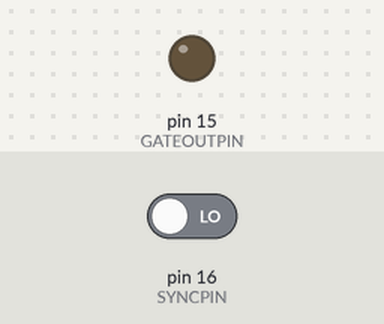
A sketch run on a simulated Arduino Mega 2560, built with avr-gcc and run on an emulated ATmega2560. Shown: output pins drawn as LEDs (lit = HIGH). Inputs (shaded band) come from the test bench; at power-on: pin 16 (SYNCPIN) LOW.

Above: at 1.2 s.
1.3 s: pin 16 (SYNCPIN) driven HIGH
At 1.8 s:
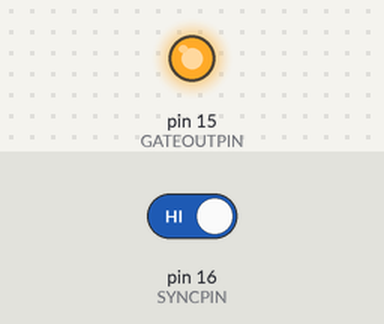
Timing chart, 0 to 4.3 s (numbered marks = the images above; inputs shaded):
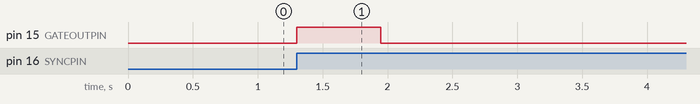

Measured:
- after the input at 1.3 s, pin 15 (GATEOUTPIN): LOW → HIGH at once, → LOW 0.65 s later

The sketch:

promicro8.ino
```cpp
#include <Wire.h>
#include <Adafruit_MCP4725.h>
const int i2cAddress = 0x60;
Adafruit_MCP4725 dac;

int pots[8] = {A0, A1, A2, A3, A6, A7, A8, A9};
float noteVolt = 0.08333;
// Change these notes to the ones you'd like to quantize to. Include the full list of 0-11 if you
// don't want to quantize against a specific scale, but just notes
float _scale[] = {0, 2, 4, 5, 7, 9, 11};

// adjust for voltages that go over 5. This recales the incoming voltages from the pots to the analog pins.
float rescale = 0.9;

// This is the pin that either the external or internal sync (via the 555 circuit) comes from
int SYNCPIN = 16;
// this is the pin that the gate signal is sent to (via the op-amp circuit)
int GATEOUTPIN = 15;
// incoming voltage that tells the arduino how long to send the gate signal on each beat
int GATELENGTHPIN = 10;
bool gateup = false;

// don't worry about these
int scaleLength = 7;
int totalLength = 35;
float scale[35];

long lastNoteMillis = 0;

void setup() {
  for(int i=0; i<8; i++) {
    pinMode(i, INPUT);
  }
  dac.begin(i2cAddress);
  pinMode(SYNCPIN, INPUT);

  pinMode(GATEOUTPIN, OUTPUT);

  int remain;
  int leave;
  for(int x=0; x<totalLength; x++) {
    remain = x % scaleLength;
    leave = floor(x / scaleLength);
    if (x < scaleLength) {
      scale[x] = _scale[x];
    } else {
      scale[x] = _scale[remain] + leave * 12;
    }
  }
}

int currentNote = 0;
int notes[8] = {0, 0, 0, 0, 0, 0, 0, 0};
float newNote;
int note;
long curMillis;

float noteVoltage;
float newVoltage;
int noteNote;
int quantNote;
int aheadNote = -1;
int outNote = -1;

int lastSyncPin = 0;
int syncRead;

long fullLength;
float gateLength = 1;
long nextStopGate = 1;

void loop() {
  // adjust sync
  syncRead = digitalRead(SYNCPIN);
  curMillis = millis();

  if (syncRead == HIGH && lastSyncPin == LOW) {
    // rising signal, it's a note
    note = analogRead(pots[currentNote]);
    noteVoltage = note / 1024.0 * 5.0 * rescale;
    if (noteVoltage > 5.0 * rescale) {
      noteVoltage = 5.0 * rescale;
    }
    noteNote = round(noteVoltage / noteVolt);
    for(int x=0; x<totalLength; x++) {
      quantNote = scale[x];
      if (quantNote == -1 && noteNote >= quantNote) {
        aheadNote = quantNote;
      } else if (quantNote >= 0 && quantNote > noteNote) {
        // we have a lower bound and now an upper bound
        if (noteNote - aheadNote < quantNote - noteNote) {
          outNote = aheadNote;
        } else {
          outNote = quantNote;
        }
        // now we have a note
        newVoltage = floor(outNote / 12.0) + outNote % 12 * noteVolt;
        dac.setVoltage(newVoltage / 5 * 4096, false);
        aheadNote = -1;
        outNote = -1;
        break;
      }
    }
    currentNote++;
    if (currentNote == 8) {
      currentNote = 0;
    }

    // figure out gate length
    fullLength = curMillis - lastNoteMillis;
    int gateLengthValue = analogRead(GATELENGTHPIN);
    gateLength = fullLength * gateLengthValue / 1024.0;
    nextStopGate = curMillis + gateLength;
    lastNoteMillis = curMillis;
    digitalWrite(GATEOUTPIN, HIGH);
    gateup = true;
  }

  if (curMillis >= nextStopGate && gateup == true) {
    digitalWrite(GATEOUTPIN, LOW);
    gateup = false;
  }

  lastSyncPin = syncRead;
}
```
